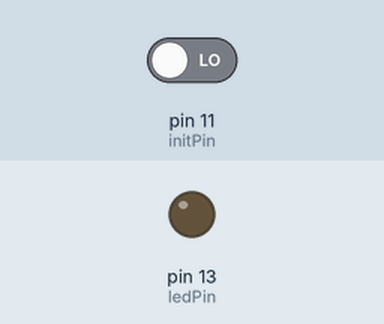
Recording of a sketch running on a simulated Arduino Uno, built with avr-gcc and run on an emulated ATmega328P. Shown: output pins drawn as LEDs (lit = HIGH). Inputs (shaded band) come from the test bench; at power-on: pin 11 (initPin) LOW.

Above: at 1.2 s.
1.3 s: pin 11 (initPin) driven HIGH
At 1.6 s:
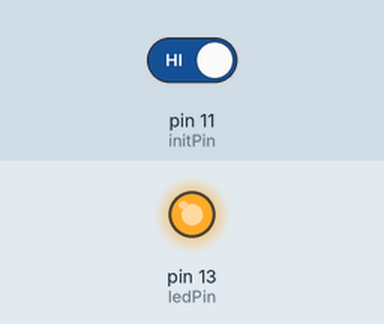
2.8 s: pin 11 (initPin) driven LOW
At 3.9 s:
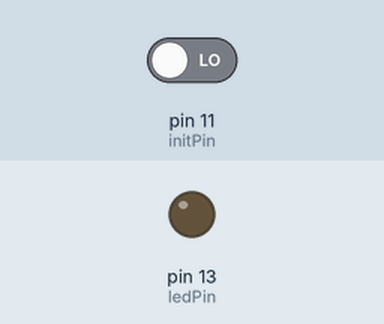
Timing chart, 0 to 5.8 s (numbered marks = the images above; inputs shaded):
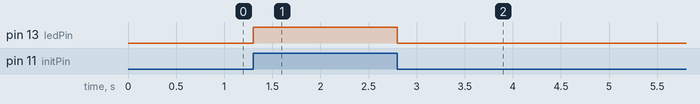

Measured:
- after the input at 1.3 s, pin 13 (ledPin): LOW → HIGH at once
- after the input at 2.8 s, pin 13 (ledPin): HIGH → LOW at once

The sketch:

pin_test.ino
```cpp
#include <EEPROM.h>

const byte ledPin = 13, dePin = 11, initPin = 11;
const word bufSize = 256, numCoils = 1, ledAddress = 0;
const unsigned long responseDelay = 10;

byte id = 7;
unsigned long baud = 9600;

byte buf[bufSize];

void setup() {
  pinMode(ledPin, OUTPUT);
  pinMode(initPin, INPUT);
}

void loop() {
  digitalWrite(ledPin, digitalRead(initPin));
}
```
